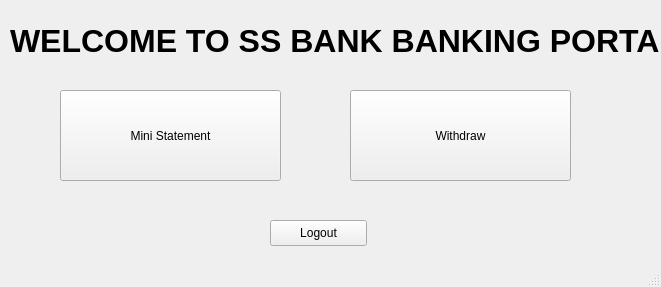
<?xml version="1.0" encoding="UTF-8"?>
<ui version="4.0">
 <class>NewWindow</class>
 <widget class="QMainWindow" name="NewWindow">
  <property name="geometry">
   <rect>
    <x>0</x>
    <y>0</y>
    <width>661</width>
    <height>287</height>
   </rect>
  </property>
  <property name="windowTitle">
   <string>MainWindow</string>
  </property>
  <widget class="QWidget" name="centralwidget">
   <widget class="QPushButton" name="pushButton">
    <property name="geometry">
     <rect>
      <x>60</x>
      <y>90</y>
      <width>221</width>
      <height>91</height>
     </rect>
    </property>
    <property name="text">
     <string>Mini Statement</string>
    </property>
   </widget>
   <widget class="QPushButton" name="pushButton_2">
    <property name="geometry">
     <rect>
      <x>350</x>
      <y>90</y>
      <width>221</width>
      <height>91</height>
     </rect>
    </property>
    <property name="text">
     <string>Withdraw</string>
    </property>
   </widget>
   <widget class="QPushButton" name="pushButton_3">
    <property name="geometry">
     <rect>
      <x>270</x>
      <y>220</y>
      <width>97</width>
      <height>26</height>
     </rect>
    </property>
    <property name="text">
     <string>Logout</string>
    </property>
   </widget>
   <widget class="QLabel" name="label">
    <property name="geometry">
     <rect>
      <x>10</x>
      <y>10</y>
      <width>651</width>
      <height>61</height>
     </rect>
    </property>
    <property name="font">
     <font>
      <pointsize>24</pointsize>
      <weight>75</weight>
      <bold>true</bold>
     </font>
    </property>
    <property name="text">
     <string>WELCOME TO SS BANK BANKING PORTAL</string>
    </property>
   </widget>
  </widget>
  <widget class="QStatusBar" name="statusbar"/>
 </widget>
 <resources/>
 <connections/>
</ui>
